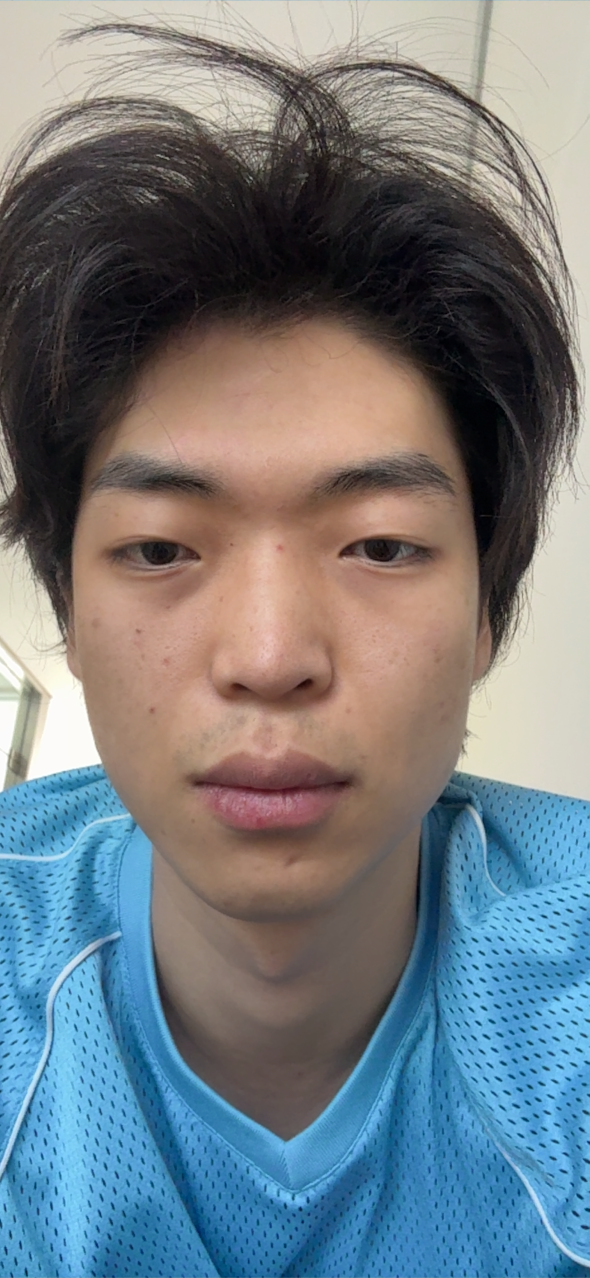
#> input picture docs/product/e7-region-detection-comparison-report-2026-06-27/assets/e7-reference-atlas/capture_pairs/pair_face_20260627T091334Z_06/frame.png, 1179 x 2556 px, found by its file name (shown at 1/2 size)
$ python make_lip_boundary_compare_sheet.py
#> lines starting #> are read from the running program, lines starting #| are printed output that depends on the picture; after the words box and inside, x2 and y2 are one past the last pixel; in counts of white or black regions, pixels touching at a corner belong together; pictures that were not available may be replaced by others from this repository, and a replacement may not be noted
#!/usr/bin/env python3

from __future__ import annotations

import argparse
import json
from pathlib import Path
from typing import Any

import numpy as np
from PIL import Image, ImageDraw


DEFAULT_FRAME = Path("evidence/e7-reference-atlas/capture_pairs/pair_face_20260622T143334Z_03/frame.png")
DEFAULT_ATLAS_MASK = Path("evidence/e7-reference-atlas/lip-style-atlas-v1/lip_atlas_roundtrip_mask.png")
DEFAULT_VISION_MASK = Path("evidence/e7-reference-atlas/vision-lip-boundary-v2/frame_vision_outer_minus_inner_mask.png")
DEFAULT_OUT = Path("evidence/e7-reference-atlas/vision-lip-boundary-v2/boundary_compare")


def parse_args() -> argparse.Namespace:
    parser = argparse.ArgumentParser(description="Compare current lip atlas and Apple Vision lip boundary masks.")
    parser.add_argument("--frame", type=Path, default=DEFAULT_FRAME)
    parser.add_argument("--atlas-mask", type=Path, default=DEFAULT_ATLAS_MASK)
    parser.add_argument("--vision-mask", type=Path, default=DEFAULT_VISION_MASK)
    parser.add_argument("--out", type=Path, default=DEFAULT_OUT)
    parser.add_argument("--threshold", type=int, default=8)
    parser.add_argument("--crop-pad", type=int, default=220)
    return parser.parse_args()


def load_mask(path: Path, size: tuple[int, int], threshold: int) -> np.ndarray:
    image = Image.open(path).convert("L")
    if image.size != size:
        image = image.resize(size, Image.Resampling.NEAREST)
    return np.asarray(image, dtype=np.uint8) > threshold


def bbox(mask: np.ndarray) -> dict[str, int] | None:
    ys, xs = np.where(mask)
    if len(xs) == 0:
        return None
    left = int(xs.min())
    top = int(ys.min())
    right = int(xs.max())
    bottom = int(ys.max())
    return {
        "left": left,
        "top": top,
        "right": right,
        "bottom": bottom,
        "width": right - left + 1,
        "height": bottom - top + 1,
    }


def expand_bbox(box: dict[str, int], size: tuple[int, int], pad: int) -> tuple[int, int, int, int]:
    width, height = size
    left = max(0, box["left"] - pad)
    top = max(0, box["top"] - pad)
    right = min(width - 1, box["right"] + pad)
    bottom = min(height - 1, box["bottom"] + pad)
    return left, top, right + 1, bottom + 1


def boundary(mask: np.ndarray) -> np.ndarray:
    up = np.zeros_like(mask)
    down = np.zeros_like(mask)
    left = np.zeros_like(mask)
    right = np.zeros_like(mask)
    up[1:, :] = mask[:-1, :]
    down[:-1, :] = mask[1:, :]
    left[:, 1:] = mask[:, :-1]
    right[:, :-1] = mask[:, 1:]
    return mask & ~(up & down & left & right)


def dilate(mask: np.ndarray, radius: int) -> np.ndarray:
    if radius <= 0:
        return mask
    output = np.zeros_like(mask)
    padded = np.pad(mask, radius, mode="constant", constant_values=False)
    for dy in range(0, radius * 2 + 1):
        for dx in range(0, radius * 2 + 1):
            output |= padded[dy : dy + mask.shape[0], dx : dx + mask.shape[1]]
    return output


def overlay_mask(
    frame: Image.Image,
    mask: np.ndarray,
    fill_color: tuple[int, int, int],
    line_color: tuple[int, int, int],
    title: str,
) -> Image.Image:
    base = np.asarray(frame.convert("RGB"), dtype=np.float32)
    fill = np.array(fill_color, dtype=np.float32)
    active = mask
    base[active] = base[active] * 0.58 + fill * 0.42

    edge = dilate(boundary(mask), radius=2)
    base[edge] = np.array(line_color, dtype=np.float32)

    output = Image.fromarray(np.clip(base, 0, 255).astype(np.uint8), mode="RGB").convert("RGBA")
    draw = ImageDraw.Draw(output)
    draw.rectangle((24, 24, 560, 92), fill=(0, 0, 0, 168))
    draw.text((42, 42), title, fill=(255, 255, 255, 255))
    return output.convert("RGB")


def difference_overlay(frame: Image.Image, atlas: np.ndarray, vision: np.ndarray) -> Image.Image:
    base = np.asarray(frame.convert("RGB"), dtype=np.float32)
    overlap = atlas & vision
    atlas_only = atlas & ~vision
    vision_only = vision & ~atlas
    base[overlap] = base[overlap] * 0.45 + np.array([90, 245, 120], dtype=np.float32) * 0.55
    base[atlas_only] = base[atlas_only] * 0.45 + np.array([80, 140, 255], dtype=np.float32) * 0.55
    base[vision_only] = base[vision_only] * 0.45 + np.array([255, 80, 92], dtype=np.float32) * 0.55
    output = Image.fromarray(np.clip(base, 0, 255).astype(np.uint8), mode="RGB").convert("RGBA")
    draw = ImageDraw.Draw(output)
    draw.rectangle((24, 24, 760, 116), fill=(0, 0, 0, 168))
    draw.text((42, 42), "green=overlap / blue=atlas only / red=Vision only", fill=(255, 255, 255, 255))
    draw.text((42, 72), "Boundary comparison only; not makeup acceptance", fill=(255, 255, 255, 255))
    return output.convert("RGB")


def make_sheet(images: list[tuple[str, Image.Image]], crop: tuple[int, int, int, int] | None = None) -> Image.Image:
    thumbs: list[tuple[str, Image.Image]] = []
    for title, image in images:
        view = image.crop(crop) if crop is not None else image.copy()
        view.thumbnail((420, 760), Image.Resampling.LANCZOS)
        thumbs.append((title, view.convert("RGB")))

    label_height = 34
    width = 420 * len(thumbs)
    height = label_height + max(image.height for _, image in thumbs)
    sheet = Image.new("RGB", (width, height), (18, 18, 20))
    draw = ImageDraw.Draw(sheet)
    for index, (title, image) in enumerate(thumbs):
        x = index * 420
        draw.rectangle((x, 0, x + 420, label_height), fill=(35, 35, 39))
        draw.text((x + 14, 10), title, fill=(255, 255, 255))
        sheet.paste(image, (x + (420 - image.width) // 2, label_height))
    return sheet


def mask_stats(mask: np.ndarray) -> dict[str, Any]:
    return {
        "pixels": int(mask.sum()),
        "coverage": float(mask.sum() / max(mask.size, 1)),
        "bbox": bbox(mask),
    }


def comparison_stats(atlas: np.ndarray, vision: np.ndarray) -> dict[str, Any]:
    intersection = atlas & vision
    union = atlas | vision
    vision_only = vision & ~atlas
    atlas_only = atlas & ~vision
    return {
        "iou": float(intersection.sum() / max(union.sum(), 1)),
        "visionOutsideAtlasRatio": float(vision_only.sum() / max(vision.sum(), 1)),
        "atlasMissingInVisionRatio": float(atlas_only.sum() / max(atlas.sum(), 1)),
        "overlapPixels": int(intersection.sum()),
        "visionOnlyPixels": int(vision_only.sum()),
        "atlasOnlyPixels": int(atlas_only.sum()),
    }


def write_summary(path: Path, summary: dict[str, Any]) -> None:
    lines = [
        "# Lip Boundary Compare",
        "",
        f"- Status: `{summary['status']}`",
        f"- Frame: `{summary['frame']}`",
        f"- Atlas mask: `{summary['atlasMask']}`",
        f"- Vision mask: `{summary['visionMask']}`",
        f"- Full sheet: `{summary['fullSheet']}`",
        f"- Mouth crop sheet: `{summary['mouthCropSheet']}`",
        "",
        "Metrics are comparison-only because the current atlas is a baseline candidate, not a pixel-perfect gold mask.",
        "",
        f"- IoU atlas vs Vision: `{summary['comparison']['iou']:.6f}`",
        f"- Vision outside atlas ratio: `{summary['comparison']['visionOutsideAtlasRatio']:.6f}`",
        f"- Atlas missing in Vision ratio: `{summary['comparison']['atlasMissingInVisionRatio']:.6f}`",
        "",
        "Manual boundary review focus:",
        "",
        "- mouth corners included",
        "- cupid bow not inverted/displaced",
        "- lower lip not shifted onto chin skin",
        "- inner mouth/teeth excluded",
    ]
    path.write_text("\n".join(lines) + "\n", encoding="utf-8")


def main() -> None:
    args = parse_args()
    frame_path = args.frame.resolve()
    atlas_mask_path = args.atlas_mask.resolve()
    vision_mask_path = args.vision_mask.resolve()
    out_dir = args.out.resolve()
    out_dir.mkdir(parents=True, exist_ok=True)

    frame = Image.open(frame_path).convert("RGB")
#> frame is the input picture: PIL image 1179x2556 RGB; mean R, G, B 114.5, 122.9, 128.8
    atlas = load_mask(atlas_mask_path, frame.size, args.threshold)
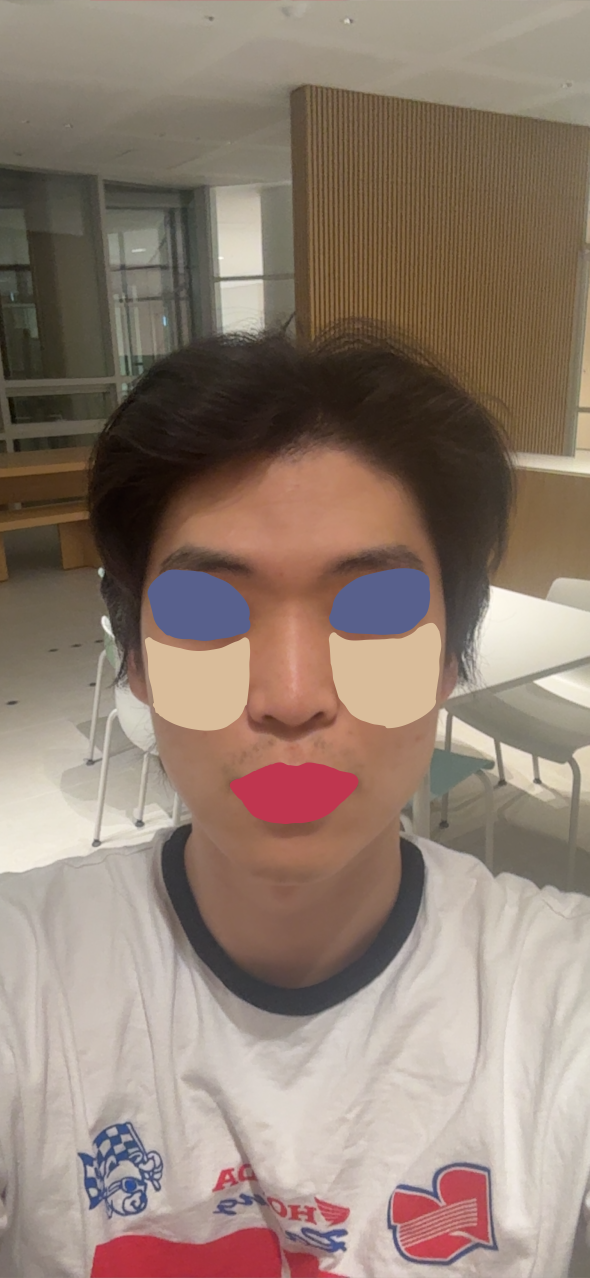
#> input picture evidence/references/e7-user-gold-raw-20260626/A_0.png, 1179 x 2556 px, given in place of lip_atlas_roundtrip_mask.png, which was not available (shown at 1/2 size)
    vision = load_mask(vision_mask_path, frame.size, args.threshold)
#> call 2 of load_mask, with size = (1179, 2556), threshold = 8
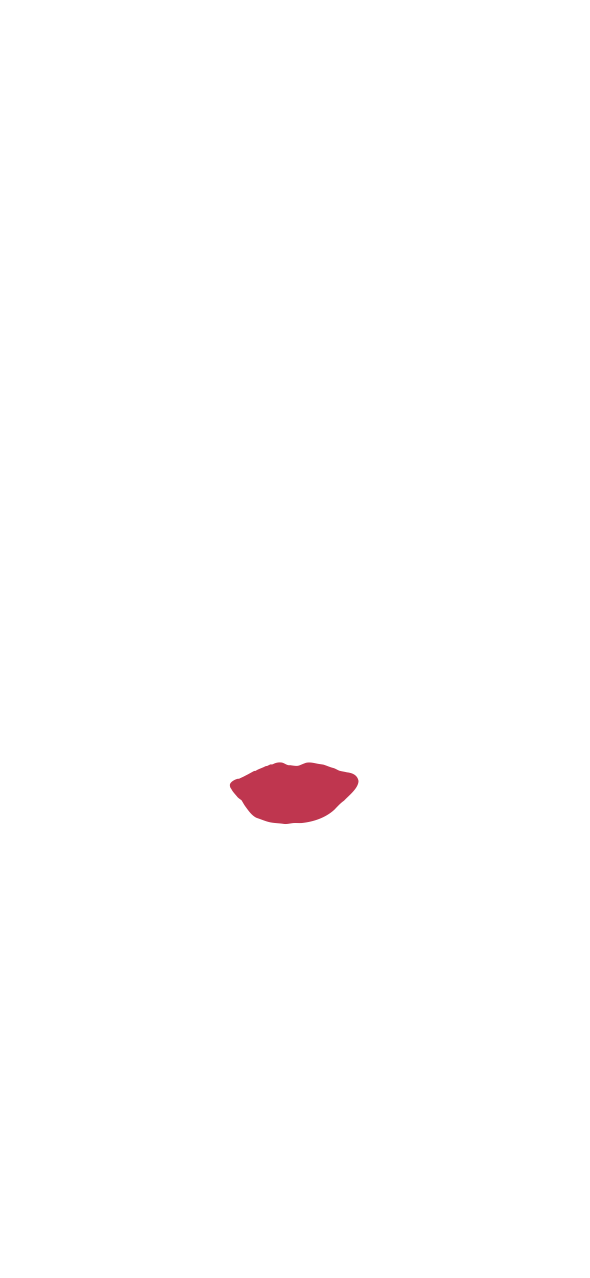
#> input picture evidence/references/e7-user-gold-raw-20260626/A_1.png, 1179 x 2556 px, given in place of frame_vision_outer_minus_inner_mask.png, which was not available (shown at 1/2 size)
    union_box = bbox(atlas | vision)
#> in bbox, `left = int(xs.min())`: left = 0
#> in bbox, `right = int(xs.max())`: right = 1178
#> in bbox, `bottom = int(ys.max())`: bottom = 2555
#> union_box = {'left': 0, 'top': 0, 'right': 1178, 'bottom': 2555, 'width': 1179, 'height': 2556}
    if union_box is None:
        raise SystemExit("No active pixels in atlas or Vision mask.")
    crop = expand_bbox(union_box, frame.size, args.crop_pad)
#> in expand_bbox, `left = max(0, box["left"] - pad)`: left = 0
#> in expand_bbox, `right = min(width - 1, box["right"] + pad)`: right = 1178
#> in expand_bbox, `bottom = min(height - 1, box["bottom"] + pad)`: bottom = 2555
#> crop = (0, 0, 1179, 2556)

    atlas_overlay = overlay_mask(
        frame,
        atlas,
        fill_color=(217, 75, 116),
        line_color=(255, 56, 122),
        title="current atlas boundary",
    )
#> after the loop in dilate, `for dy in range(0, radius * 2 + 1):`:
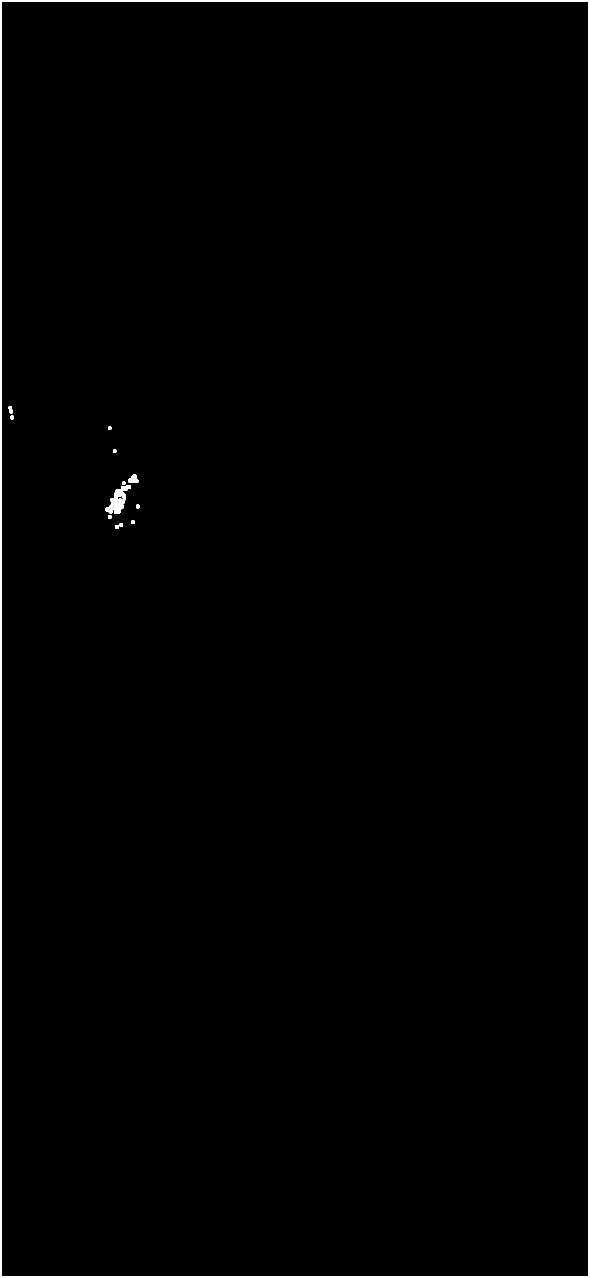
#> output: shape (2556, 1179) bool (shown at 1/2 size); 0.81% white; 13 white regions, largest, box (x1, y1, x2, y2) and area: (0, 0, 1179, 2556) 22374, (211, 970, 262, 1028) 1337, (257, 949, 277, 966) 243
    vision_overlay = overlay_mask(
        frame,
        vision,
        fill_color=(0, 208, 196),
        line_color=(0, 255, 232),
        title="Apple Vision v2 boundary",
    )
#> call 2 of dilate, with radius = 2
#> after the loop in dilate (call 2), `for dy in range(0, radius * 2 + 1):`:
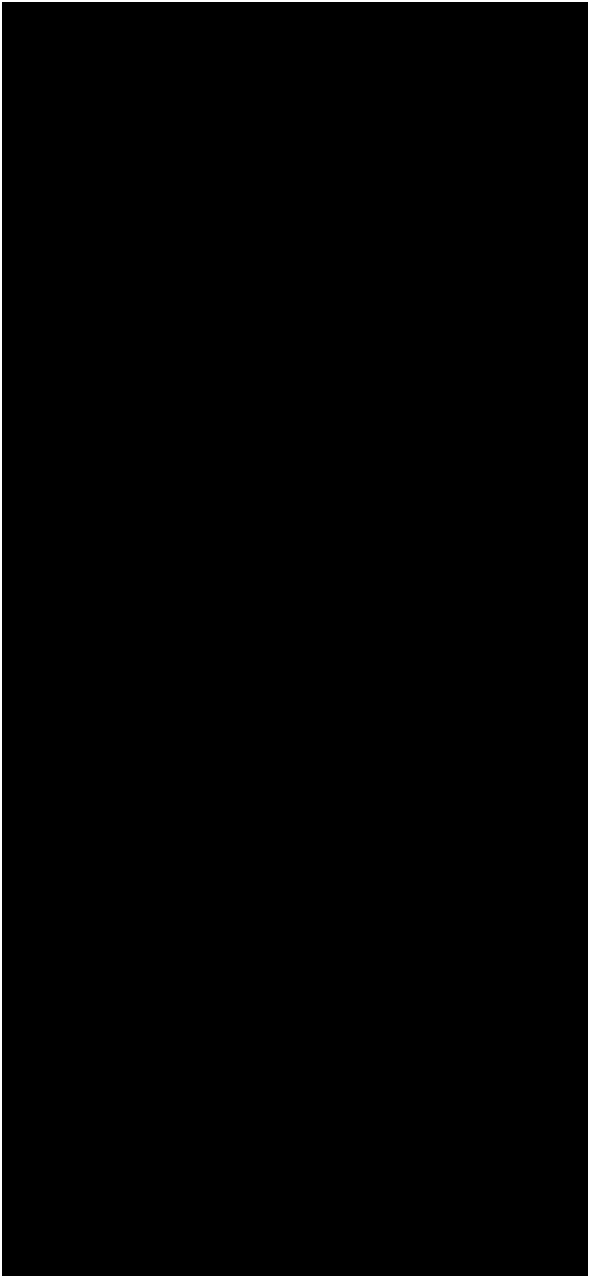
#> output: shape (2556, 1179) bool (shown at 1/2 size); 0.74% white; 1 white region, box (x1, y1, x2, y2) and area: (0, 0, 1179, 2556) 22374
    diff_overlay = difference_overlay(frame, atlas, vision)
#> in difference_overlay, `return output.convert("RGB")`:
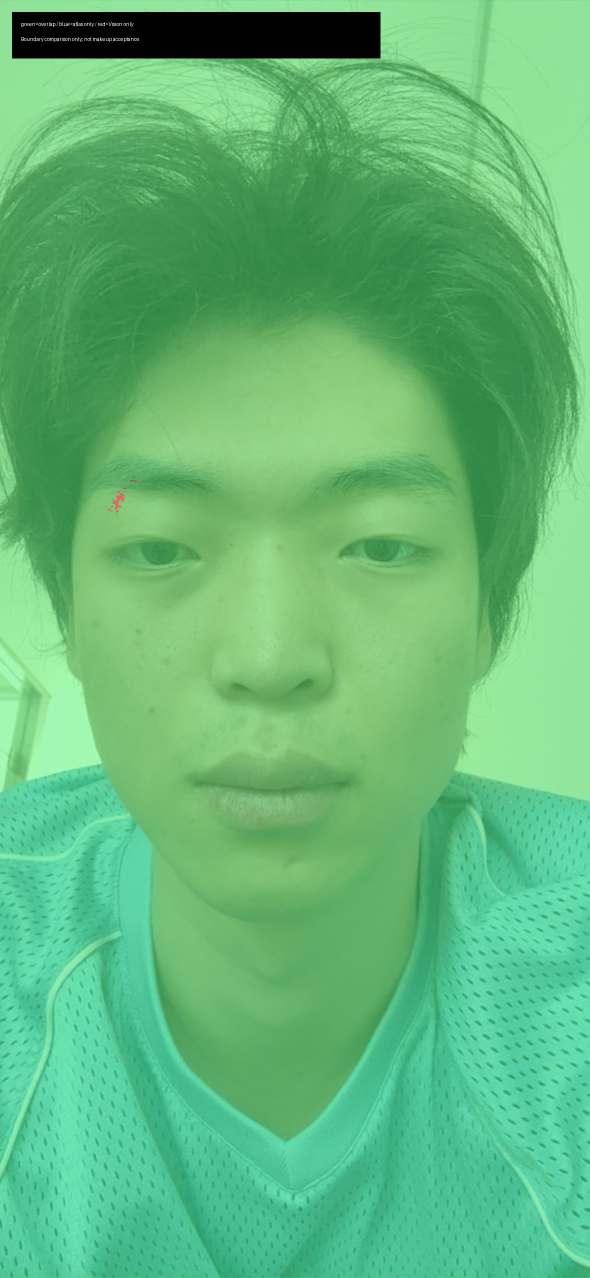
#> returned value: PIL image 1179x2556 RGB (shown at 1/2 size); mean R, G, B 97.5, 184.6, 120.2

    overlays = [
        ("current atlas", atlas_overlay),
        ("Vision v2", vision_overlay),
        ("difference", diff_overlay),
    ]
    full_sheet = out_dir / "atlas_vs_vision_boundary_full.png"
    crop_sheet = out_dir / "atlas_vs_vision_boundary_mouth_crop.png"
    make_sheet(overlays).save(full_sheet)
#> the loop in make_sheet, `for title, image in images:` made 3 passes
#> title on passes 1 to 3: 'current atlas', 'Vision v2', 'difference'
#> after the loop in make_sheet, `for title, image in images:`:
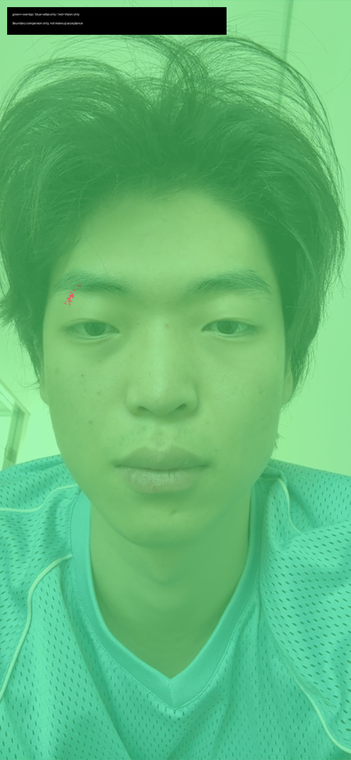
#> view: PIL image 351x760 RGB; mean R, G, B 97.5, 184.6, 120.3
#> after the loop in make_sheet, `for title, image in images:`: thumbs = 3 items
#> in make_sheet, `width = 420 * len(thumbs)`: width = 1260
#> in make_sheet, `height = label_height + max(image.height for _, image in thumbs)`: height = 794
#> the loop in make_sheet, `for index, (title, image) in enumerate(thumbs):` made 3 passes
#> (title, x) on passes 1 to 3: ('current atlas', 0), ('Vision v2', 420), ('difference', 840)
#> after the loop in make_sheet, `for index, (title, image) in enumerate(thumbs):`:
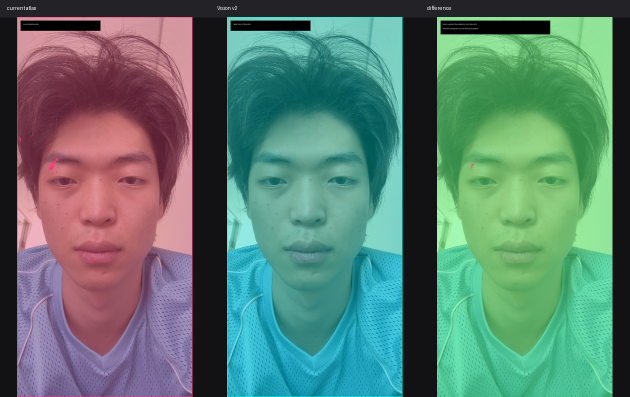
#> sheet: PIL image 1260x794 RGB (shown at 1/2 size); mean R, G, B 88.9, 122, 110.4
    make_sheet(overlays, crop=crop).save(crop_sheet)
#> the loop in make_sheet (call 2), `for title, image in images:` made 3 passes
#> the loop in make_sheet (call 2), `for index, (title, image) in enumerate(thumbs):` made 3 passes

    summary = {
        "status": "pending_manual_review",
        "frame": str(frame_path),
        "atlasMask": str(atlas_mask_path),
        "visionMask": str(vision_mask_path),
        "threshold": args.threshold,
        "crop": {
            "left": crop[0],
            "top": crop[1],
            "right": crop[2],
            "bottom": crop[3],
            "width": crop[2] - crop[0],
            "height": crop[3] - crop[1],
        },
        "fullSheet": str(full_sheet),
        "mouthCropSheet": str(crop_sheet),
        "atlas": mask_stats(atlas),
        "vision": mask_stats(vision),
        "comparison": comparison_stats(atlas, vision),
        "note": "Comparison-only boundary evidence; not runtime Vision integration and not makeup rendering acceptance.",
    }
    (out_dir / "summary.json").write_text(json.dumps(summary, indent=2, ensure_ascii=False) + "\n", encoding="utf-8")
    write_summary(out_dir / "summary.md", summary)
    print(f"lip_boundary_compare status=pending_manual_review cropSheet={crop_sheet}")


if __name__ == "__main__":
    main()
